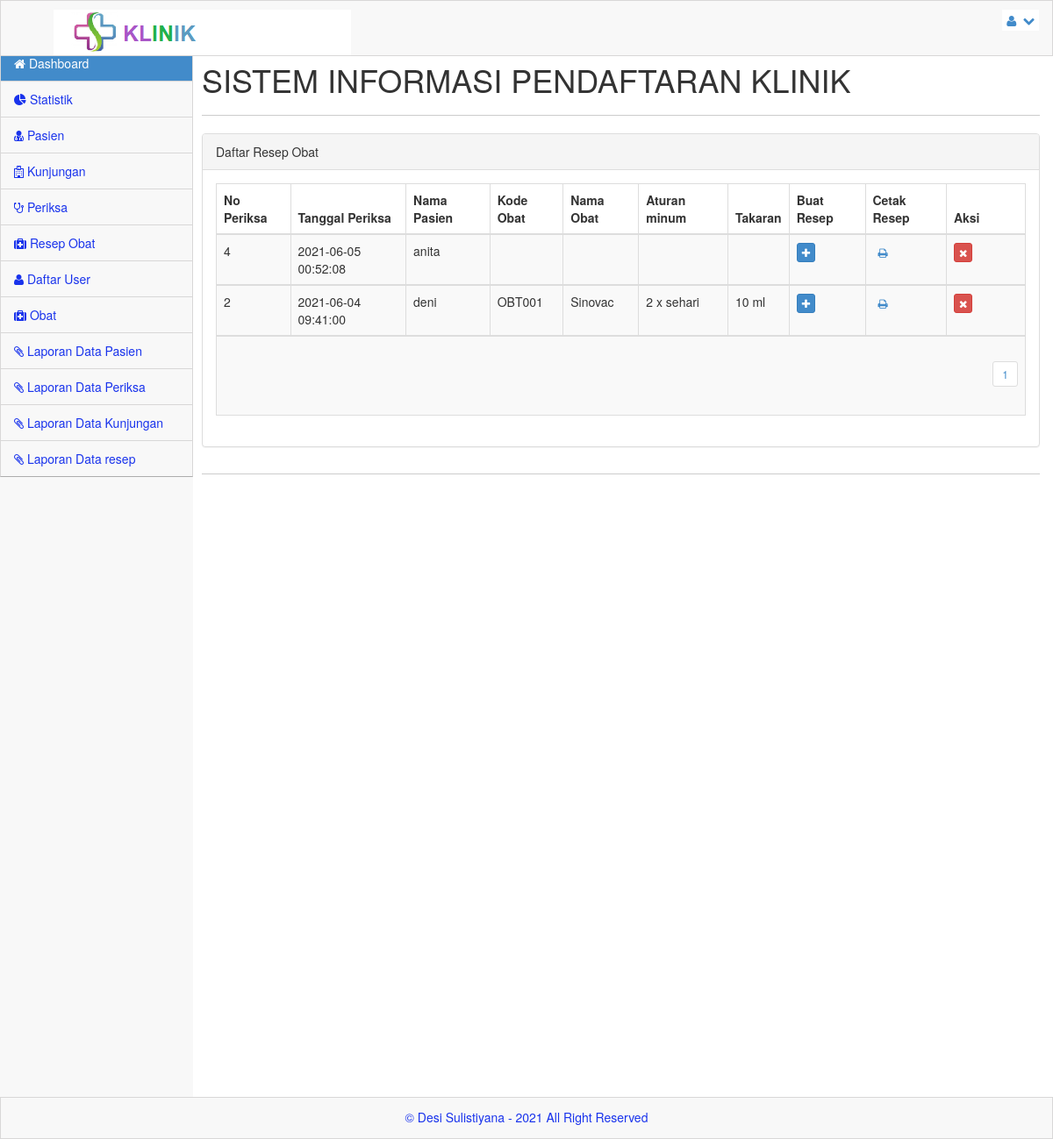
The app's page /admin/index.php?menu=resep_obat (signed in), older data.
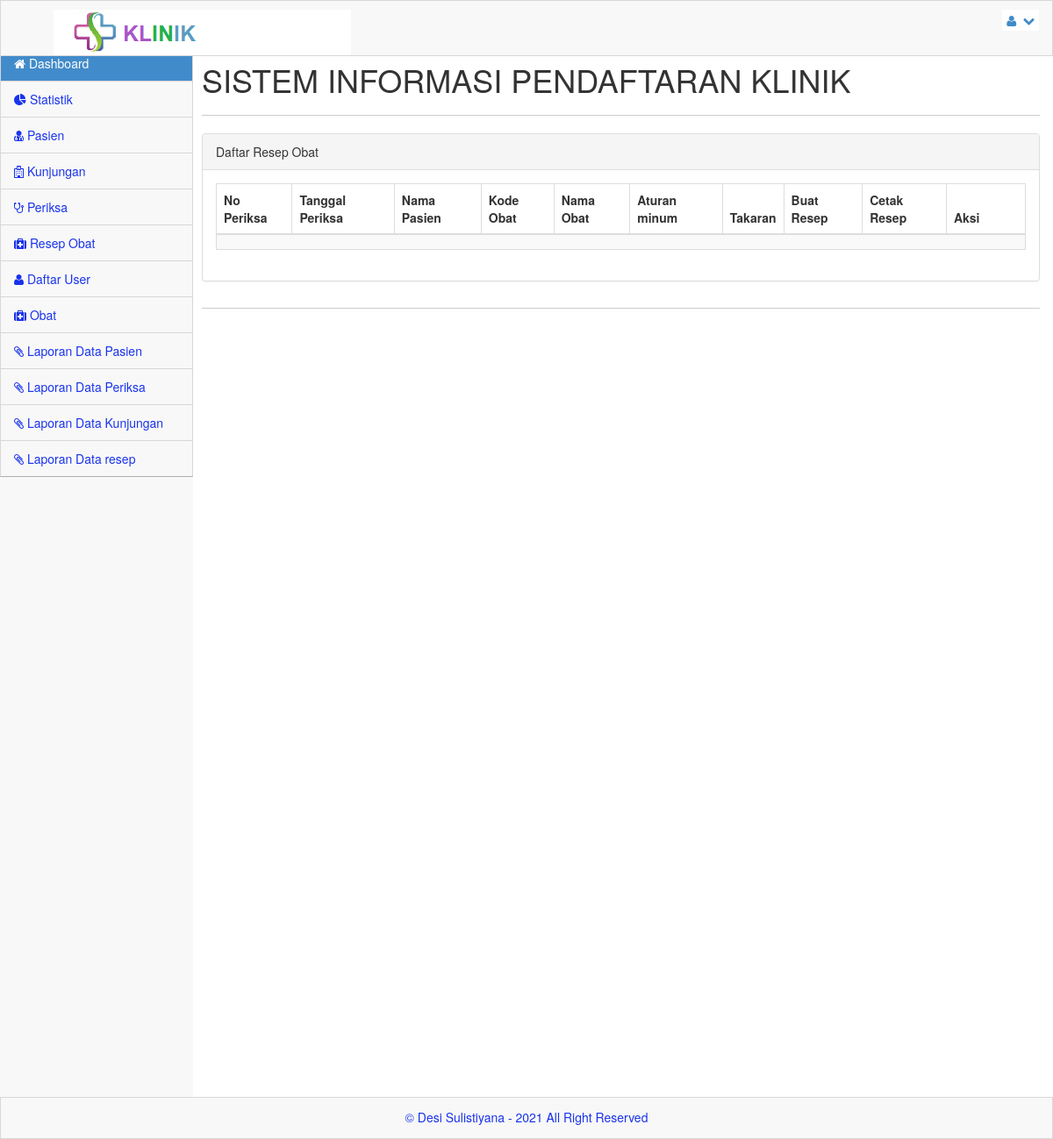
The same page, newer data.
### tables this page shows
CREATE TABLE `resep_obt` (
  `id_resep` int(11) NOT NULL,
  `no_kunjungan` int(10) DEFAULT NULL,
  `kd_obat` varchar(10) DEFAULT NULL,
  `aturan` text DEFAULT NULL,
  `takaran` varchar(30) DEFAULT NULL,
  `created_at` timestamp NULL DEFAULT current_timestamp(),
  `updated_at` timestamp NULL DEFAULT current_timestamp(),
  `deleted_at` timestamp NULL DEFAULT NULL
);

CREATE TABLE `pasien` (
  `no_rm` varchar(11) NOT NULL,
  `nm_pasien` varchar(300) NOT NULL,
  `j_kel` varchar(100) NOT NULL,
  `agama` varchar(100) NOT NULL,
  `alamat` varchar(300) NOT NULL,
  `tgl_lhr` date NOT NULL,
  `ktp` varchar(16) NOT NULL,
  `no_tlp` varchar(12) NOT NULL,
  `nm_kel` varchar(20) NOT NULL,
  `hub_kel` varchar(100) NOT NULL
);

CREATE TABLE `obat` (
  `kd_obat` varchar(10) NOT NULL,
  `nm_obat` varchar(30) NOT NULL,
  `ukuran` int(20) NOT NULL,
  `ket` varchar(30) NOT NULL,
  `created_at` timestamp NULL DEFAULT current_timestamp(),
  `update_at` timestamp NULL DEFAULT current_timestamp(),
  `delete_at` timestamp NULL DEFAULT NULL
);

### admin/resep_obat.php (the view, shortened to what the changed rows need)
<?php if($_GET["cetak"] != null){
	include_once("../library/koneksi.php");
	$obtSql = "SELECT * FROM resep_obt LEFT JOIN obat ON obat.kd_obat = resep_obt.kd_obat WHERE id_resep ='".$_GET['cetak']."'";
	$result = mysqli_query($server,$obtSql) or die ("Query obat salah: ".mysqli_error());
	$data_obat= mysqli_fetch_assoc($result);
	$pasienSql = "SELECT * FROM kunjungan LEFT JOIN pasien ON pasien.no_rm=kunjungan.no_rm WHERE kunjungan.no_kunjungan = '".$data_obat['no_kunjungan']."'";
	$pasienResult = mysqli_query($server,$pasienSql) or die ("Query obat salah: ".mysqli_error());
	$data_pasien= mysqli_fetch_assoc($pasienResult);
	?>
	<style>
@media print
{
    .no-print, .no-print *
    {
        display: none !important;
    }
}
</style>
	<body onLoad="window.print();" >
	<div class="panel panel-default" >
	<button class="btn btn-primary no-print" onclick="window.print();">Cetak</button>
	<div class="panel-heading">
		Resep Obat
	</div>
	<div class="panel-body">
	<div class='summary'>
          <table class="table table-bordered table-hover">
            <tbody>
              <tr>
                <td class="left">
                  <strong>Nomer Periksa</strong>
                </td>
                <td class="right"><?php echo($data_obat['no_kunjungan']);?></td>
              </tr>
              <tr>
                <td class="left">
                  <strong>Nama Pasien</strong>
                </td>
                <td class="right"><?php echo($data_pasien["nm_pasien"]);?></td>
              </tr>
              <tr>
                <td class="left">
                  <strong>Nama Obat</strong>
                </td>
                <td class="right"><?php echo($data_obat['nm_obat']);?></td>
              </tr>
              <tr>
                <td class="left">
                  <strong>Aturan Minum</strong>
                </td>
                <td class="right"><?php echo($data_obat['aturan']);?></td>
              </tr>
			  <tr>
                <td class="left">
                  <strong>Takaran</strong>
                </td>
                <td class="right"><?php echo($data_obat['takaran']);?></td>
              </tr>
			  <tr>
                <td class="left">
                  <strong>Tanggal Periksa</strong>
                </td>
                <td class="right"><?php echo($data_obat['created_at']);?></td>
              </tr>
            </tbody>
          </table>
        </div>
	</div>
	<div>
	</div>
</div>
</body>
<?php }else{ ?>
<?php
$row = 20;
$hal = isset($_GET['hal']) ? $_GET['hal'] : 0;
$pageSql = "SELECT * FROM resep_obt";
$pageQry = mysqli_query($server,$pageSql) or die ("error paging: ".mysqli_error());
$jml	 = mysqli_num_rows($pageQry);
$max	 = ceil($jml/$row);
?>
<div class="panel panel-default">
	<div class="panel-heading">
		Daftar Resep Obat
	</div>
	<div class="panel-body">
		<div class="table-responsive">
			<table class="table table-striped table-bordered table-hover">
				<thead>
					<tr>
						<th>No Periksa</th>
						<th>Tanggal Periksa</th>
						<th>Nama Pasien</th>
						<th>Kode Obat</th>
						<th>Nama Obat</th>
						<th>Aturan minum</th>
						<th>Takaran</th>
						<th>Buat Resep</th>
						<th>Cetak Resep</th>
						<th width="90">Aksi</th>
					</tr>
				</thead>
			<?php
				$obtSql = "SELECT * FROM resep_obt ORDER BY no_kunjungan DESC LIMIT $hal, $row";
				$obtQry = mysqli_query($server,$obtSql)  or die ("Query Obat salah : ".mysqli_error());
				while ($obat = mysqli_fetch_array($obtQry)) {
			?>
				<tbody>
					<tr>
						<td><?php echo $obat['no_kunjungan'];?></td>
						<td><?php echo $obat['created_at'];?></td>
						<td>
							 <?php
							$pasienSql = "SELECT * FROM kunjungan LEFT JOIN pasien ON pasien.no_rm=kunjungan.no_rm WHERE kunjungan.no_kunjungan = '".$obat['no_kunjungan']."'";
							$pasienQry = mysqli_query($server,$pasienSql)  or die ("Query Obat salah : ".mysqli_error());
							$pasien = mysqli_fetch_assoc($pasienQry);
							echo $pasien['nm_pasien'];?>
							</td>
						<td><?php echo $obat['kd_obat'];?></td>
						<td><?php
						$d_obtSql = "SELECT * FROM obat WHERE kd_obat = '".$obat['kd_obat']."'";
						$d_obtQry = mysqli_query($server,$d_obtSql)  or die ("Query Obat salah : ".mysqli_error());
						$d_obt = mysqli_fetch_assoc($d_obtQry);
						echo $d_obt['nm_obat'];?>
						</td>
						<td><?php echo $obat['aturan'];?></td>
						<td><?php echo $obat['takaran'];?></td>
						<td><a href="?menu=resep_obat_edit&nmr=<?php echo $obat['no_kunjungan']; ?>" class="btn btn-xs btn-primary tipsy-kiri-atas" title="Buat Resep Obat" ><i class="icon-plus icon-white"></td>
						<td><a href="?menu=resep_obat&cetak=<?php echo $obat['id_resep']; ?>" class="btn btn-xs btn-green tipsy-kiri-atas" title="Cetak Resep Obat" onclick="return confirm('Anda akan mencetak resep obat kunjungan ke <?php echo $obat['no_kunjungan'];?> ?')"><i class="icon-print icon-white"></td>
						<td>
						  <div class='btn-group'>
						  <a href="?menu=resep_obat_del&aksi=hapus&nmr=<?php echo $obat['id_resep']; ?>" class="btn btn-xs btn-danger tipsy-kiri-atas" title="Hapus Data Ini" onclick="return confirm('ANDA YAKIN AKAN MENGHAPUS DATA PENTING INI ... ?')"><i class="icon-remove icon-white"></i></a>
						  </div>
						</td>
					</tr>
				</tbody>
			<?php } ?>
					<tr>
						<td colspan="10" align="right">
						<?php
						for($h = 1; $h <= $max; $h++){
							$list[$h] = $row*$h-$row;
							echo "<ul class='pagination pagination-sm'><li><a href='?menu=obat&hal=$list[$h]'>$h</a></li></ul>";
						}
						?></td>
					</tr>
			</table>
		</div>
	</div>
</div>
<?php }?>

Row changes from the older to the newer data that the page shows:
removed resep_obt: no_kunjungan "4", created_at "2021-06-05 00:52:08", pasien.nm_pasien "anita"
removed resep_obt: no_kunjungan "2", created_at "2021-06-04 09:41:00", pasien.nm_pasien "deni", kd_obat "OBT001", obat.nm_obat "Sinovac", aturan "2 x sehari", takaran "10 ml"
Text that changed along with them:
list line gone: "1"
